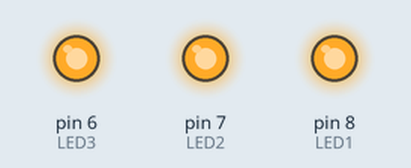
This sketch was run on a simulated Arduino Uno, built with avr-gcc and run on an emulated ATmega328P. On the bench: output pins drawn as LEDs (lit = HIGH).

Above: at 0.1 s.
Timing chart, 0 to 1.6 s (numbered marks = the images above):
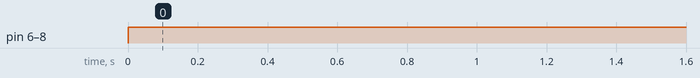

Measured:
- by itself, pin 6 (LED3), pin 7 (LED2), pin 8 (LED1): LOW → HIGH at 0.00 s

The sketch:

sketch_jun24a.ino
```cpp
int LED1 = 8;
int LED2 = 7;
int LED3 = 6;


void setup() {
  // put your setup code here, to run once:
pinMode(LED1,OUTPUT);
pinMode(LED2,OUTPUT);
pinMode(LED3,OUTPUT);

}

void loop() {
  // put your main code here, to run repeatedly:
digitalWrite(LED1,HIGH);
digitalWrite(LED2,HIGH);
digitalWrite(LED3,HIGH);

}
```
